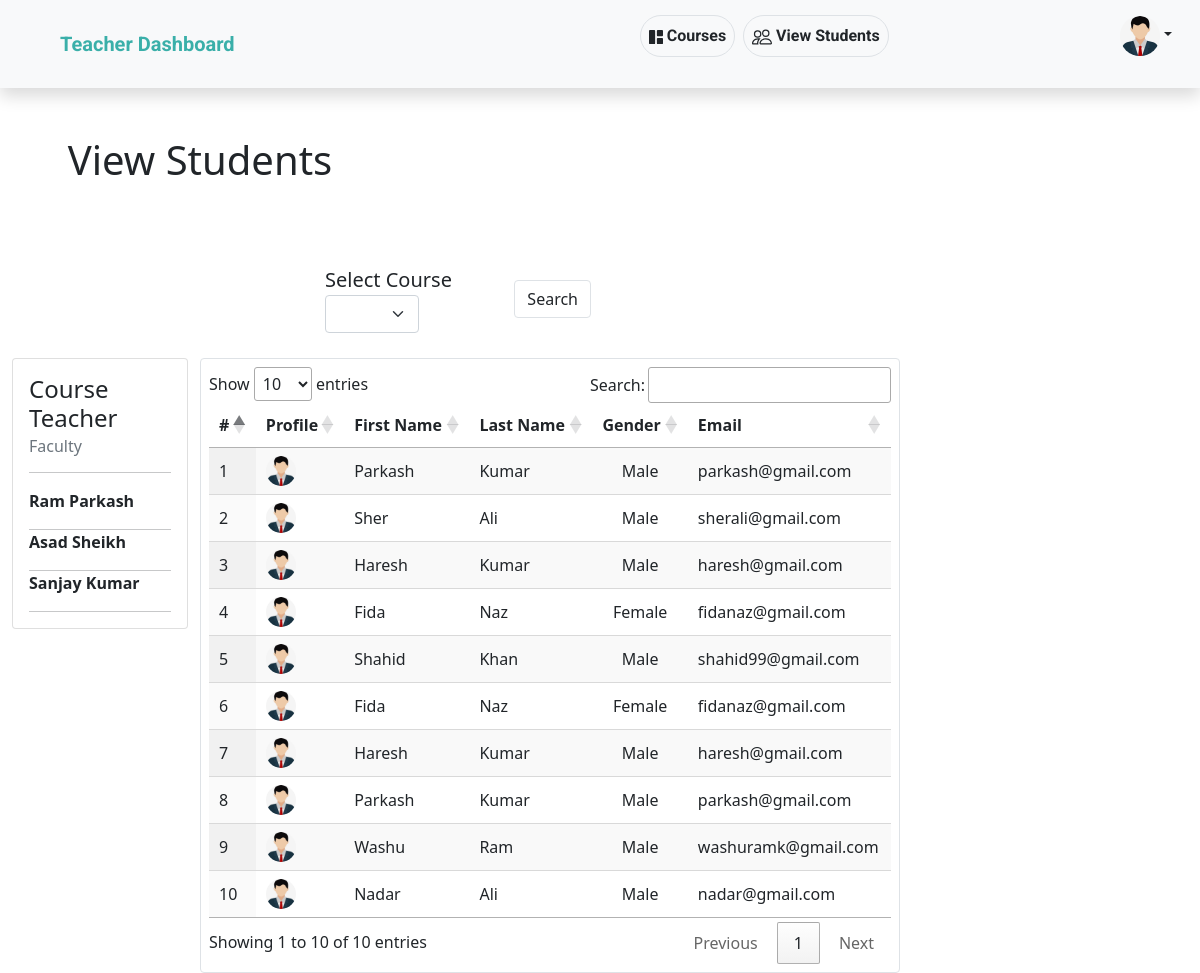
Page /teacher/view_users.php?batch_course_id=64 on the committed database.
### tables this page shows
CREATE TABLE `user_role_batch_course_enrollment` (
  `enrollment_id` int(11) NOT NULL AUTO_INCREMENT,
  `user_role_id` int(11) DEFAULT NULL,
  `batch_course_id` int(11) DEFAULT NULL,
  `status_id` int(11) DEFAULT NULL,
  `created_at` datetime DEFAULT NULL,
  `updated_at` datetime DEFAULT NULL,
  PRIMARY KEY (`enrollment_id`),
  KEY `user_role_id` (`user_role_id`),
  KEY `batch_course_id` (`batch_course_id`),
  KEY `status_id` (`status_id`),
  CONSTRAINT `user_role_batch_course_enrollment_ibfk_1` FOREIGN KEY (`user_role_id`) REFERENCES `user_role` (`user_role_id`) ON DELETE CASCADE ON UPDATE CASCADE,
  CONSTRAINT `user_role_batch_course_enrollment_ibfk_2` FOREIGN KEY (`batch_course_id`) REFERENCES `batch_course` (`batch_course_id`) ON DELETE CASCADE ON UPDATE CASCADE,
  CONSTRAINT `user_role_batch_course_enrollment_ibfk_3` FOREIGN KEY (`status_id`) REFERENCES `status` (`status_id`) ON DELETE CASCADE ON UPDATE CASCADE
);

CREATE TABLE `users` (
  `user_id` int(11) NOT NULL AUTO_INCREMENT,
  `approved_by` int(11) DEFAULT NULL,
  `status_id` int(11) DEFAULT NULL,
  `first_name` varchar(100) DEFAULT NULL,
  `last_name` varchar(100) DEFAULT NULL,
  `email` varchar(100) DEFAULT NULL,
  `password` text DEFAULT NULL,
  `gender` enum('Male','Female') DEFAULT NULL,
  `date_of_birth` date DEFAULT NULL,
  `image` blob DEFAULT NULL,
  `home_town` text DEFAULT NULL,
  `is_approve` enum('Pending','Approved','Rejected') DEFAULT 'Pending',
  `created_at` datetime DEFAULT NULL,
  `updated_at` datetime DEFAULT NULL,
  PRIMARY KEY (`user_id`),
  UNIQUE KEY `email` (`email`),
  KEY `approved_by` (`approved_by`),
  CONSTRAINT `users_ibfk_1` FOREIGN KEY (`approved_by`) REFERENCES `user_role` (`user_role_id`) ON DELETE CASCADE ON UPDATE CASCADE
);

### teacher/view_users.php (the view, shortened to what this page needs)
<?php
require_once("require/header.php");
require_once("../require/database_connection.php");
?>
<div class="row">
	<div class="col-sm-4" style=""><h1 class="display-6 p-5 text-center" >View Students</h1></div>
	<div class="col-sm-8"></div>
</div>
<div class="row">
	<div class="col-sm-3"></div>
	<div class="col-sm-6 p-4 ">
    <form method="POST" action="process.php">
        <table>
        <tr>
             <td>
        		<span class="fs-5" style="float:left;">Select Course &nbsp;</span>
        		<select class="form-select w-50" aria-label="Default select example" name="batch_course_id">
        		</select>
            </td>
            <td>
                <button type="submit" name="enrolled_users" class="btn border" style="float:left;">Search</button>
            </td>
        </tr>
        </table>
    </form>
	</div>
	<div class="col-sm-3"></div>
</div>
<div class="row">
    <div class="col-sm-2">
    <?php
    $query = "SELECT * FROM user_role_batch_course_enrollment urbce
                INNER JOIN user_role ur ON ur.user_role_id = urbce.user_role_id
                AND ur.`role_id` = 2
                INNER JOIN batch_course bc ON bc.batch_course_id = urbce.batch_course_id
                INNER JOIN users u ON u.user_id = ur.user_id
                INNER JOIN courses c ON c.course_id = bc.course_id
                INNER JOIN batches b ON b.batch_id = bc.batch_id
                AND bc.`batch_course_id`= '".$_REQUEST['batch_course_id']."' ";
    $result0 = mysqli_query($connection, $query);
    ?>
        <div class="card">
            <div class="card-body">
                <h5 class="card-title fs-4">Course Teacher</h5>
                <h6 class="card-subtitle mb-2 text-muted">Faculty</h6>
                <hr>
        <?php while($teacher = mysqli_fetch_assoc($result0)){ ?>
                <p class="card-text fw-bold"><?php echo $teacher['first_name']." ".$teacher['last_name']; ?></p><hr class="m-0">
        <?php } ?>
              </div>
            </div>
    </div>
	<div class="col-sm-7 border rounded p-2" style="border: 1px solid lightgray;">
    <form method="POST" action="">
        <table id="example" class="display" style="width:100%">
            <thead>
                <tr>
                    <th>#</th>
                    <th width="50">Profile</th>
                    <th>First Name</th>
                    <th>Last Name</th>
                    <th>Gender</th>
                    <th>Email</th>
                </tr>
            </thead>
            <tbody>
    <?php
    $count = 1;
    $query =   "SELECT * FROM user_role_batch_course_enrollment urbce
                INNER JOIN user_role ur ON ur.user_role_id = urbce.user_role_id
                AND ur.`role_id` = 1
                INNER JOIN batch_course bc ON bc.batch_course_id = urbce.batch_course_id
                INNER JOIN users u ON u.user_id = ur.user_id
                INNER JOIN courses c ON c.course_id = bc.course_id
                INNER JOIN batches b ON b.batch_id = bc.batch_id
                AND bc.`batch_course_id`= '".$_REQUEST['batch_course_id']."' ";
    $record = mysqli_query($connection, $query);
    ?>
                <?php while($row = mysqli_fetch_assoc($record)){ ?>
                <tr>
                    <td><?php echo $count++ ?></td>
                    <td><img src="../img/profile.jpg" width="30" class="rounded-circle"></td>
                    <td><?php echo $row['first_name']; ?></td>
                    <td><?php echo $row['last_name']; ?></td>
                    <td class="text-center"><?php echo $row['gender']; ?></td>
                    <td><?php echo $row['email']; ?></td>
                </tr>
                <?php } ?>
            </tbody>
        </table>
    </form>
	</div>
    <div class="col-sm-3">
    </div>
</div>
<?php require_once("require/footer.php"); ?>

### rows in the picture
user_role_batch_course_enrollment: users.first_name "Ram", users.last_name "Parkash"
user_role_batch_course_enrollment: users.first_name "Asad", users.last_name "Sheikh"
user_role_batch_course_enrollment: users.first_name "Sanjay", users.last_name "Kumar"
user_role_batch_course_enrollment: users.first_name "Parkash", users.last_name "Kumar", users.gender "Male", users.email "parkash@gmail.com"
user_role_batch_course_enrollment: users.first_name "Sher", users.last_name "Ali", users.gender "Male", users.email "sherali@gmail.com"
user_role_batch_course_enrollment: users.first_name "Haresh", users.last_name "Kumar", users.gender "Male", users.email "haresh@gmail.com"
user_role_batch_course_enrollment: users.first_name "Fida", users.last_name "Naz", users.gender "Female", users.email "fidanaz@gmail.com"
user_role_batch_course_enrollment: users.first_name "Shahid", users.last_name "Khan", users.gender "Male", users.email "shahid99@gmail.com"
user_role_batch_course_enrollment: users.first_name "Fida", users.last_name "Naz", users.gender "Female", users.email "fidanaz@gmail.com"
user_role_batch_course_enrollment: users.first_name "Haresh", users.last_name "Kumar", users.gender "Male", users.email "haresh@gmail.com"
user_role_batch_course_enrollment: users.first_name "Parkash", users.last_name "Kumar", users.gender "Male", users.email "parkash@gmail.com"
user_role_batch_course_enrollment: users.first_name "Washu", users.last_name "Ram", users.gender "Male", users.email "washuramk@gmail.com"
user_role_batch_course_enrollment: users.first_name "Nadar", users.last_name "Ali", users.gender "Male", users.email "nadar@gmail.com"
